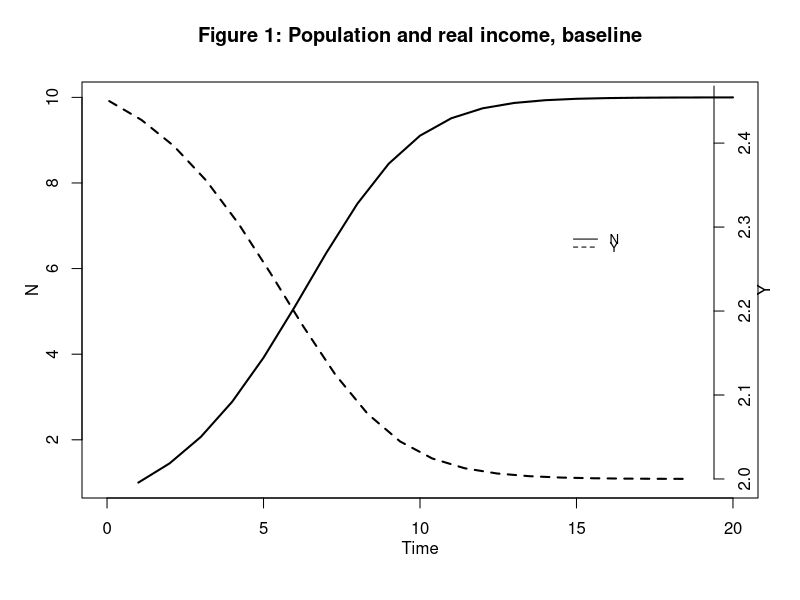
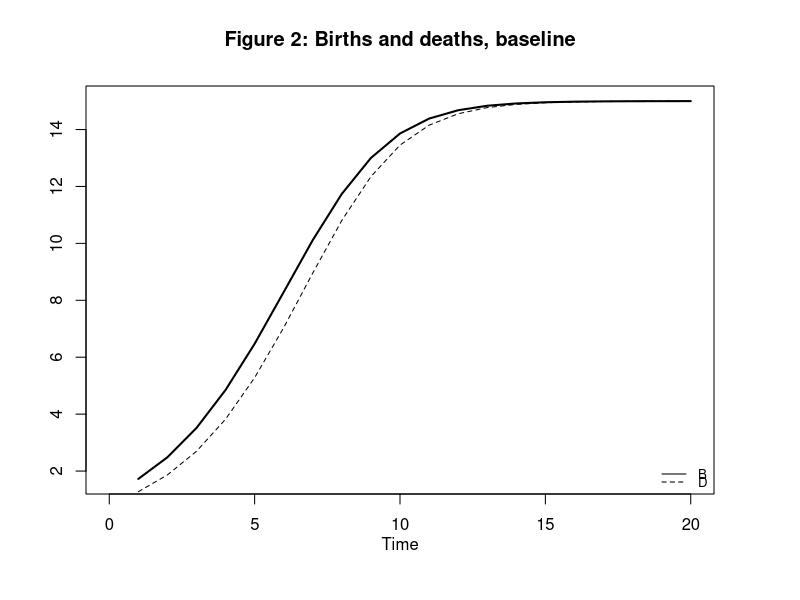
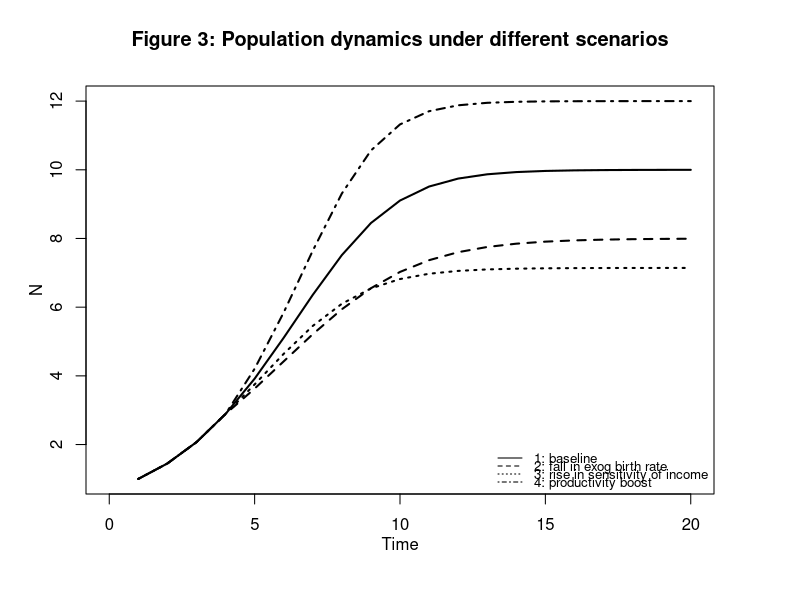
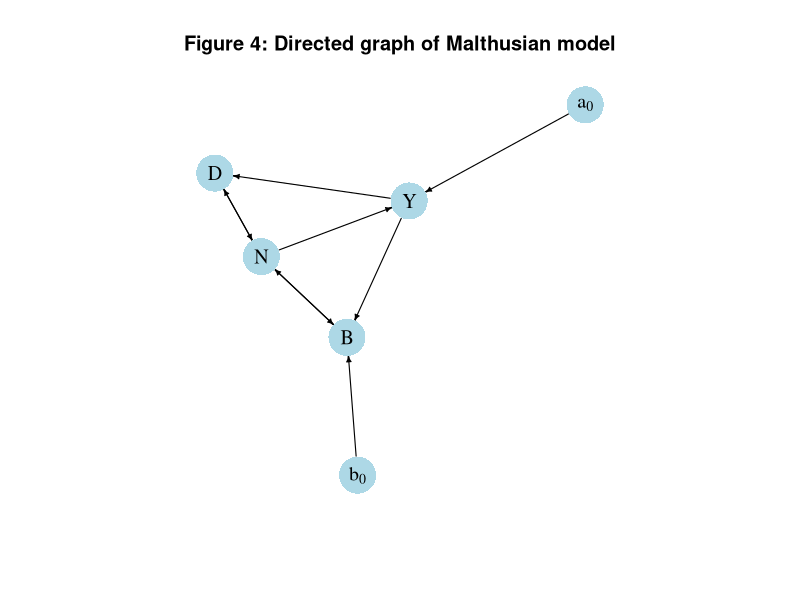

These figures' R source, in order:
## ---- chunk 1
# Clear the environment
rm(list=ls(all=TRUE))

# Set number of periods
T=100

# Set number of scenarios (including baseline)
S=4

# Set period in which shock/shift will occur
s=5

# Create (S x T)-matrices that will contain the simulated data
N=matrix(data=0,nrow=S,ncol=T) # population
Y=matrix(data=0,nrow=S,ncol=T) # real income
B=matrix(data=0,nrow=S,ncol=T) # births
D=matrix(data=0,nrow=S,ncol=T) # deaths
N_eq=vector(length=S)          # equilibrium population
Y_eq=vector(length=S)          # equilibrium real income
B_eq=vector(length=S)          # equilibrium births
D_eq=vector(length=S)          # equilibrium deaths

# Set baseline parameter values
b0=matrix(data=0.5,nrow=S,ncol=T) # Exogenous birth rate
b1=0.5 # Sensitivity of births with respect to real income
d0=2.5 # Exogenous death rate
d1=0.5 # Sensitivity of deaths with respect to real income
a0=matrix(data=2.5,nrow=S,ncol=T) # Exogenous component of real income 
a1=matrix(data=0.05,nrow=S,ncol=T) #Sensitivity of the real income with respect to population

# Set parameter values for different scenarios
b0[2,s:T]=0.4  # scenario 2: reduction in birth rate
a1[3,s:T]=0.07 # scenario 3: increase in sensitivity of real income with respect to population
a0[4,s:T]=2.6  # scenario 4: improvement in productivity

# Initialise 
N[,1]=1
Y[,1]=1
B[,1]=1
D[,1]=1

# Simulate the model by looping over T time periods for S different scenarios
for (i in 1:S){  

  for (t in 2:T){
 
    for (iterations in 1:1000){ # run the model 1000-times in each period 
       
      # (1) Population dynamics    
      N[i,t] = N[i,t-1] + B[i,t-1] - D[i,t-1]
      
      # (2) Births
      B[i,t] = (b0[i,t] + b1*Y[i,t])*N[i,t]
      
      # (3) Deaths
      D[i,t] = (d0 - d1*Y[i,t])*N[i,t]  
      
      # (4) Real income
      Y[i,t] = a0[i,t] - a1[i,t]*N[i,t]   
      
    }  # close iterations loop 
  }    # close time loop
}      # close scenario loop

## ---- chunk 2
# Set maximum period for plots
Tmax=20

## Baseline
#Population and real income
plot(N[1, 2:(Tmax+1)],type="l", lwd=2, lty=1, xlim=range(0:(Tmax)), ylab = '', xlab = '')
title(main="Figure 1: Population and real income, baseline",ylab = 'N', xlab = 'Time',cex=0.8, line=2)
par(mar = c(5, 4, 4, 4) + 0.3)
par(new = TRUE)
plot(Y[1, 2:Tmax],type="l", col=1, lwd=2, lty=2, font.main=1,cex.main=1,ylab = '', axes=FALSE,
     xlab = '',ylim = range(Y[1, 2:20]),cex=0.8)
axis(side = 4, at = pretty(range(Y[1, 2:Tmax])))  
mtext("Y", side = 4, line = 2)
legend(15, 2.3, legend=c("N", "Y"),
        lty=1:2, cex=0.8, bty = "n", y.intersp=0.5)

# Births and deaths
plot(B[1, 2:(Tmax+1)],type="l", col=1, lwd=2, lty=1, xlim=range(0:(Tmax)), xlab="", ylab="") 
title(main="Figure 2: Births and deaths, baseline", xlab = 'Time',cex=0.8,line=2)
lines(D[1, 2:Tmax],lty=2)
legend("bottomright", legend=c("B", "D"),
       lty=1:2, cex=0.8, bty = "n", y.intersp=0.5)

## ---- chunk 3
## Population dynamics under different scenarios
plot(N[1, 2:(Tmax+1)],type="l", lwd=2, lty=1, xlim=range(0:(Tmax)), ylim=range(N[4, 2:Tmax]), ylab = '', xlab = '')
title(main="Figure 3: Population dynamics under different scenarios",ylab = 'N', xlab = 'Time',cex=0.8, line=2)
lines(N[2, 2:(Tmax+1)],lty=2, lwd=2)
lines(N[3, 2:(Tmax+1)],lty=3, lwd=2)
lines(N[4, 2:(Tmax+1)],lty=4, lwd=2)
legend("bottomright", legend=c("1: baseline","2: fall in exog birth rate", "3: rise in sensitivity of income",
      "4: productivity boost"), lty=1:4, cex=0.8, bty = "n", y.intersp=0.5)

## ---- chunk 4
## Create directed graph
# Construct auxiliary Jacobian matrix for 6 variables: N, B, D, Y, b0, a0,
# where non-zero elements in regular Jacobian are set to 1 and zero elements are unchanged

M_mat=matrix(c(0,1,1,0,0,0,
              1,0,0,1,1,0,
              1,0,0,1,0,0,
              1,0,0,0,0,1,
              0,0,0,0,0,0,
              0,0,0,0,0,0), 6, 6, byrow=TRUE)

# Create adjacency matrix from transpose of auxiliary Jacobian and add column names
A_mat=t(M_mat)

# Create directed graph from adjacency matrix
library(igraph)
dg=graph_from_adjacency_matrix(A_mat, mode="directed", weighted= NULL)

# Define node labels
V(dg)$name=c("N", "B", "D", "Y", expression(b[0]), expression(a[0]))

# Plot directed graph matrix
plot(dg, main="Figure 4: Directed graph of Malthusian model", vertex.size=20, vertex.color="lightblue", 
     vertex.label.color="black", edge.arrow.size=0.3, edge.width=1.1, edge.size=1.2,
     edge.arrow.width=1.2, edge.color="black", vertex.label.cex=1.2, 
     vertex.frame.color="NA", margin=-0.08)
## ---- chunk 5
# Calculate analytical equilibrium solutions 
for (i in 1:S){
N_eq[i]=(b0[i,T]-d0+a0[i,T]*(b1+d1))/(a1[i,T]*(b1+d1))
Y_eq[i]=(d0-b0[i,T])/(b1+d1)
B_eq[i]=(b0[i,T] + b1*Y_eq[i])*N_eq[i]
D_eq[i]=(d0 - d1*Y_eq[i])*N_eq[i]
}

# Compare with numerical solutions (here for the example of Y, scenario1)
Y_eq[1]
Y[1,T]

# Check stability condition for all scenarios
for (i in 1:S){
print(paste0("Scenario ", i, ":"))
print(abs(1-b0[i,T]+d0-a0[i,T]*(b1+d1)) < 1)
}
